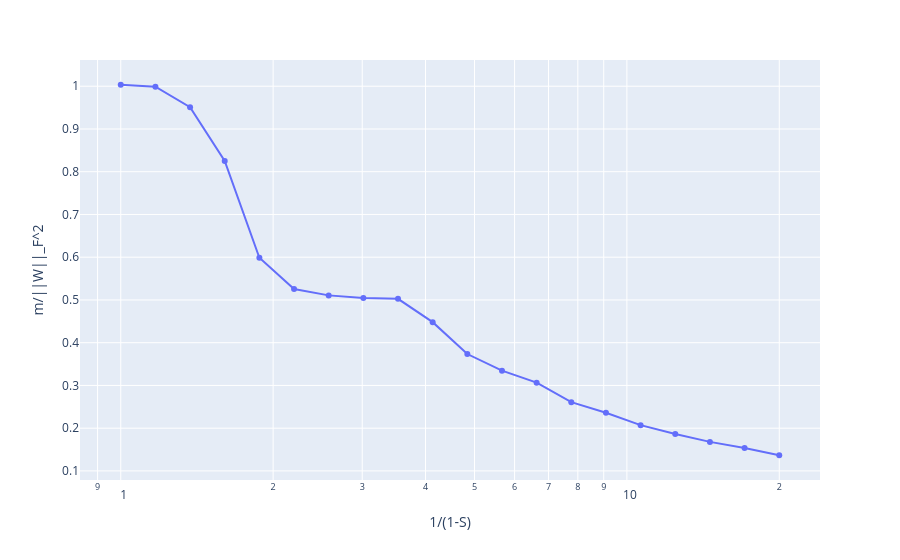

Notebook code for this chart:
### Code cell
fig = px.line(
    x=1/model.feature_probability[:, 0].cpu(),
    y=(model.config.n_hidden/(torch.linalg.matrix_norm(model.W.detach(), 'fro')**2)).cpu(),
    log_x=True,
    markers=True,
)
fig.update_xaxes(title="1/(1-S)")
fig.update_yaxes(title=f"m/||W||_F^2")

### Figure 1 — Plotly figure (JSON) as saved in the notebook; plotly's stock layout.template omitted (floating-point values rounded to 4 significant figures)
{"data": [{"hovertemplate": "x=%{x}<br>y=%{y}<extra></extra>", "legendgroup": "", "line": {"color": "#636efa", "dash": "solid"}, "marker": {"symbol": "circle"}, "mode": "lines+markers", "name": "", "orientation": "v", "showlegend": false, "type": "scatter", "x": [1.0, 1.171, 1.371, 1.605, 1.879, 2.2, 2.575, 3.015, 3.53, 4.133, 4.839, 5.665, 6.633, 7.766, 9.092, 10.64, 12.46, 14.59, 17.08, 20.0], "xaxis": "x", "y": [1.003, 0.9988, 0.9508, 0.825, 0.5988, 0.5256, 0.5107, 0.5048, 0.5026, 0.4481, 0.3735, 0.3346, 0.3065, 0.2609, 0.2362, 0.2071, 0.1863, 0.1679, 0.1535, 0.1367], "yaxis": "y"}], "layout": {"legend": {"tracegroupgap": 0}, "margin": {"t": 60}, "xaxis": {"anchor": "y", "domain": [0, 1], "title": {"text": "1/(1-S)"}, "type": "log"}, "yaxis": {"anchor": "x", "domain": [0, 1], "title": {"text": "m/||W||_F^2"}}}}
